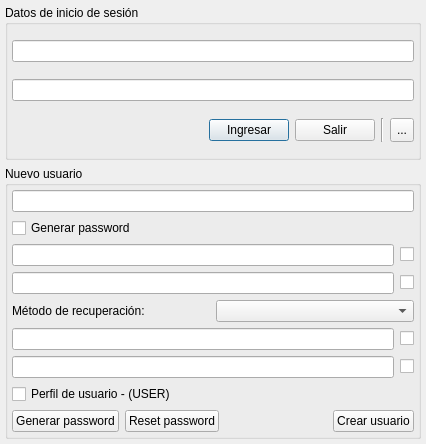
<?xml version="1.0" encoding="UTF-8"?>
<ui version="4.0">
 <class>LogInDialog</class>
 <widget class="QDialog" name="LogInDialog">
  <property name="geometry">
   <rect>
    <x>0</x>
    <y>0</y>
    <width>426</width>
    <height>444</height>
   </rect>
  </property>
  <property name="windowTitle">
   <string>Dialog</string>
  </property>
  <layout class="QGridLayout" name="gridLayout">
   <property name="leftMargin">
    <number>5</number>
   </property>
   <property name="topMargin">
    <number>5</number>
   </property>
   <property name="rightMargin">
    <number>5</number>
   </property>
   <property name="bottomMargin">
    <number>5</number>
   </property>
   <property name="horizontalSpacing">
    <number>5</number>
   </property>
   <item row="0" column="0">
    <widget class="QGroupBox" name="groupBox">
     <property name="title">
      <string>Datos de inicio de sesión</string>
     </property>
     <layout class="QVBoxLayout" name="verticalLayout_3">
      <property name="spacing">
       <number>6</number>
      </property>
      <property name="leftMargin">
       <number>4</number>
      </property>
      <property name="topMargin">
       <number>4</number>
      </property>
      <property name="rightMargin">
       <number>4</number>
      </property>
      <property name="bottomMargin">
       <number>4</number>
      </property>
      <item>
       <widget class="QLineEdit" name="txtUser"/>
      </item>
      <item>
       <widget class="QLineEdit" name="txtPassword"/>
      </item>
      <item>
       <layout class="QHBoxLayout" name="horizontalLayout">
        <item>
         <spacer name="horizontalSpacer">
          <property name="orientation">
           <enum>Qt::Horizontal</enum>
          </property>
          <property name="sizeHint" stdset="0">
           <size>
            <width>164</width>
            <height>20</height>
           </size>
          </property>
         </spacer>
        </item>
        <item>
         <widget class="QPushButton" name="pbLogIn">
          <property name="text">
           <string>Ingresar</string>
          </property>
         </widget>
        </item>
        <item>
         <widget class="QPushButton" name="pbCancel">
          <property name="text">
           <string>Salir</string>
          </property>
         </widget>
        </item>
        <item>
         <widget class="Line" name="line_2">
          <property name="orientation">
           <enum>Qt::Vertical</enum>
          </property>
         </widget>
        </item>
        <item>
         <widget class="QToolButton" name="btnOtherOptions">
          <property name="minimumSize">
           <size>
            <width>0</width>
            <height>24</height>
           </size>
          </property>
          <property name="text">
           <string>...</string>
          </property>
         </widget>
        </item>
       </layout>
      </item>
     </layout>
    </widget>
   </item>
   <item row="1" column="0">
    <widget class="QWidget" name="widget" native="true">
     <layout class="QVBoxLayout" name="verticalLayout_4">
      <property name="spacing">
       <number>0</number>
      </property>
      <property name="leftMargin">
       <number>0</number>
      </property>
      <property name="topMargin">
       <number>0</number>
      </property>
      <property name="rightMargin">
       <number>0</number>
      </property>
      <property name="bottomMargin">
       <number>0</number>
      </property>
      <item>
       <widget class="QGroupBox" name="groupBox_2">
        <property name="title">
         <string>Nuevo usuario</string>
        </property>
        <layout class="QVBoxLayout" name="verticalLayout_2">
         <property name="leftMargin">
          <number>4</number>
         </property>
         <property name="topMargin">
          <number>4</number>
         </property>
         <property name="rightMargin">
          <number>4</number>
         </property>
         <property name="bottomMargin">
          <number>4</number>
         </property>
         <item>
          <widget class="QLineEdit" name="txtNewUser"/>
         </item>
         <item>
          <widget class="QCheckBox" name="chkGenPassword">
           <property name="text">
            <string>Generar password</string>
           </property>
          </widget>
         </item>
         <item>
          <layout class="QHBoxLayout" name="horizontalLayout_8">
           <item>
            <widget class="QLineEdit" name="txtNewPassword"/>
           </item>
           <item>
            <widget class="QCheckBox" name="checkBox_2">
             <property name="toolTip">
              <string>Mostrar los caracteres</string>
             </property>
             <property name="text">
              <string/>
             </property>
             <property name="icon">
              <iconset resource="rsc.qrc">
               <normaloff>:/img/close.png</normaloff>:/img/close.png</iconset>
             </property>
            </widget>
           </item>
          </layout>
         </item>
         <item>
          <layout class="QHBoxLayout" name="horizontalLayout_7">
           <item>
            <widget class="QLineEdit" name="txtRePassword">
             <property name="placeholderText">
              <string/>
             </property>
            </widget>
           </item>
           <item>
            <widget class="QCheckBox" name="checkBox_3">
             <property name="toolTip">
              <string>Mostrar los caracteres</string>
             </property>
             <property name="text">
              <string/>
             </property>
             <property name="icon">
              <iconset resource="rsc.qrc">
               <normaloff>:/img/close.png</normaloff>:/img/close.png</iconset>
             </property>
            </widget>
           </item>
          </layout>
         </item>
         <item>
          <layout class="QHBoxLayout" name="horizontalLayout_3">
           <item>
            <widget class="QLabel" name="label">
             <property name="text">
              <string>Método de recuperación:</string>
             </property>
            </widget>
           </item>
           <item>
            <widget class="QComboBox" name="cboRestoreType"/>
           </item>
          </layout>
         </item>
         <item>
          <layout class="QHBoxLayout" name="horizontalLayout_6">
           <item>
            <widget class="QLineEdit" name="txtfirstValue"/>
           </item>
           <item>
            <widget class="QCheckBox" name="checkBox_4">
             <property name="toolTip">
              <string>Mostrar los caracteres</string>
             </property>
             <property name="text">
              <string/>
             </property>
             <property name="icon">
              <iconset resource="rsc.qrc">
               <normaloff>:/img/close.png</normaloff>:/img/close.png</iconset>
             </property>
            </widget>
           </item>
          </layout>
         </item>
         <item>
          <layout class="QHBoxLayout" name="horizontalLayout_5">
           <item>
            <widget class="QLineEdit" name="txtConfirmValue"/>
           </item>
           <item>
            <widget class="QCheckBox" name="checkBox_5">
             <property name="toolTip">
              <string>Mostrar los caracteres</string>
             </property>
             <property name="text">
              <string/>
             </property>
             <property name="icon">
              <iconset resource="rsc.qrc">
               <normaloff>:/img/close.png</normaloff>:/img/close.png</iconset>
             </property>
            </widget>
           </item>
          </layout>
         </item>
         <item>
          <layout class="QHBoxLayout" name="horizontalLayout_4">
           <item>
            <widget class="QCheckBox" name="checkBox">
             <property name="layoutDirection">
              <enum>Qt::LeftToRight</enum>
             </property>
             <property name="text">
              <string>Perfil de usuario - (USER)</string>
             </property>
            </widget>
           </item>
          </layout>
         </item>
         <item>
          <layout class="QVBoxLayout" name="verticalLayout">
           <item>
            <layout class="QHBoxLayout" name="horizontalLayout_2">
             <item>
              <widget class="QPushButton" name="btnGenPassword">
               <property name="text">
                <string>Generar password</string>
               </property>
              </widget>
             </item>
             <item>
              <widget class="QPushButton" name="btnResetPassword">
               <property name="toolTip">
                <string>(Ctrl +Shift + P)</string>
               </property>
               <property name="text">
                <string>Reset password</string>
               </property>
               <property name="shortcut">
                <string>Ctrl+Shift+P</string>
               </property>
              </widget>
             </item>
             <item>
              <spacer name="horizontalSpacer_2">
               <property name="orientation">
                <enum>Qt::Horizontal</enum>
               </property>
               <property name="sizeHint" stdset="0">
                <size>
                 <width>40</width>
                 <height>20</height>
                </size>
               </property>
              </spacer>
             </item>
             <item>
              <widget class="QPushButton" name="btnCreateUser">
               <property name="text">
                <string>Crear usuario</string>
               </property>
              </widget>
             </item>
            </layout>
           </item>
          </layout>
         </item>
        </layout>
       </widget>
      </item>
     </layout>
    </widget>
   </item>
  </layout>
 </widget>
 <resources>
  <include location="rsc.qrc"/>
 </resources>
 <connections/>
</ui>
